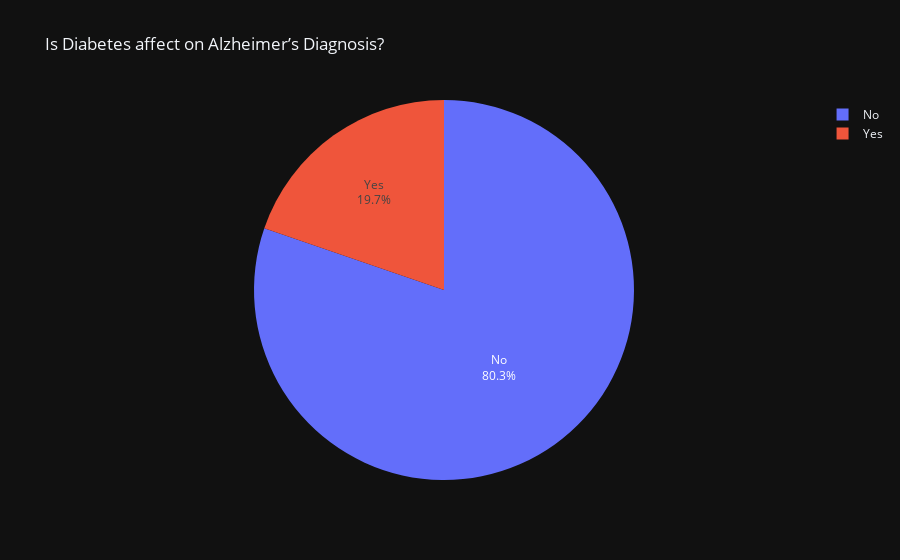

Notebook cell for this chart:
### Code cell
fig = px.pie(values = df['Diabetes'][df['Alzheimer’s Diagnosis'] == 'Yes'].value_counts(),
             names = df['Diabetes'][df['Alzheimer’s Diagnosis'] == 'Yes'].value_counts().index,
             template = 'plotly_dark',
             title = 'Is Diabetes affect on Alzheimer’s Diagnosis?'
             ).update_traces(textinfo='label+percent')
fig.show()

### Figure 1 — Plotly figure (JSON) as saved in the notebook; plotly's stock layout.template omitted (floating-point values rounded to 4 significant figures)
{"data": [{"domain": {"x": [0, 1], "y": [0, 1]}, "hovertemplate": "label=%{label}<br>value=%{value}<extra></extra>", "labels": ["No", "Yes"], "legendgroup": "", "name": "", "showlegend": true, "textinfo": "label+percent", "type": "pie", "values": [24651, 6062]}], "layout": {"legend": {"tracegroupgap": 0}, "title": {"text": "Is Diabetes affect on Alzheimer’s Diagnosis?"}}}
